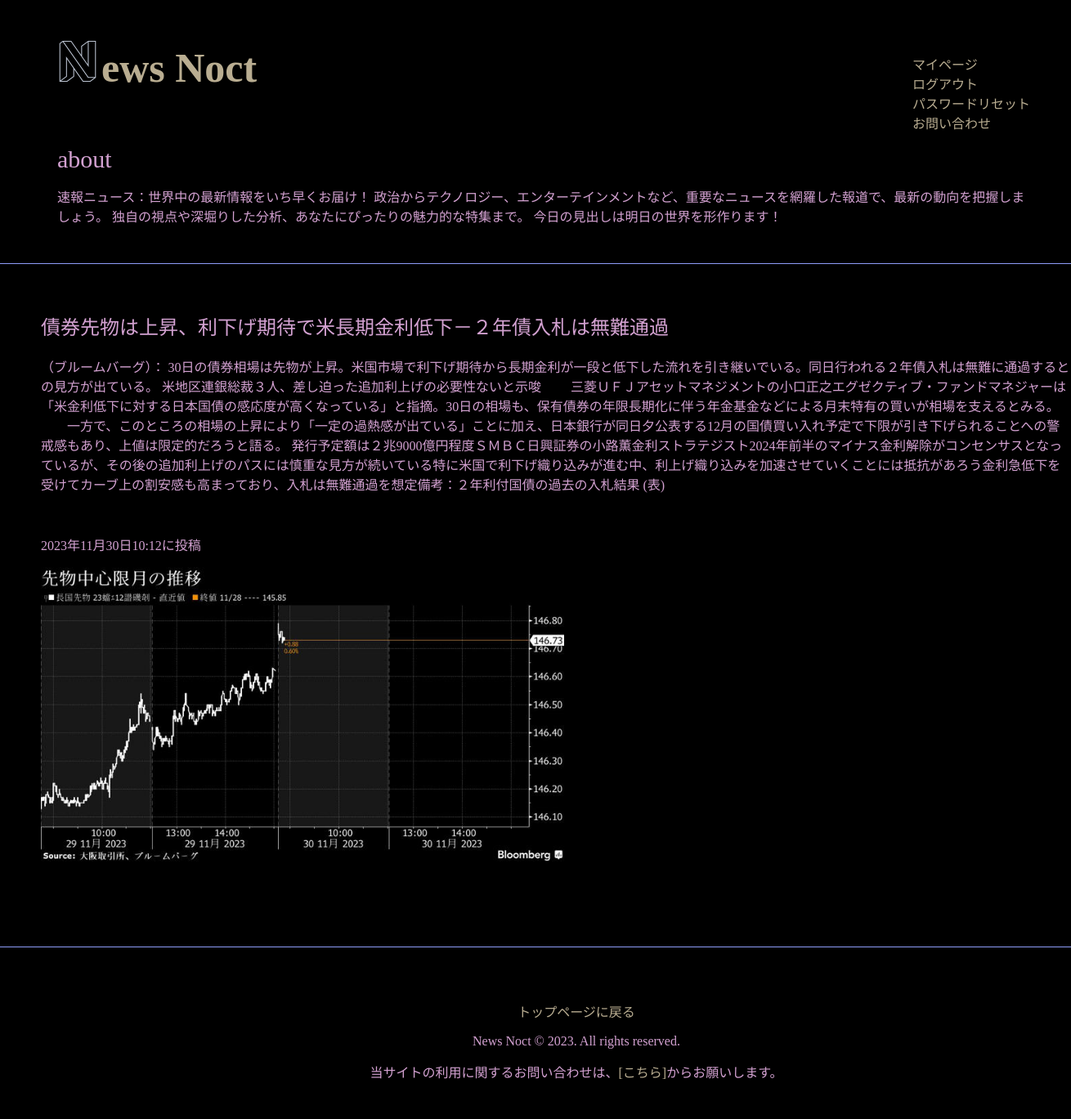
The app's page /news-detail/2 (signed in) with its own data.
### news/models.py (models this page shows, shortened)
class NewsPost(models.Model):
    user=models.ForeignKey(
        CustomUser,
        verbose_name='ユーザー',
        on_delete=models.CASCADE
    )
    category=models.ForeignKey(
        Category,
        verbose_name='カテゴリ',
        on_delete=models.PROTECT
    )
    title=models.CharField(
        verbose_name='タイトル',
        max_length=200
    )
    comment=models.TextField(
        verbose_name='コメント'
    )
    image1=models.ImageField(
        verbose_name='イメージ1',
        upload_to='news'
    )
    image2=models.ImageField(
        verbose_name='イメージ2',
        upload_to='news',
        blank=True,
        null=True
    )
    posted_at=models.DateTimeField(
        verbose_name='投稿日時',
        auto_now_add=True
    )

### news/views.py (the view)
class DetailView(DetailView):
    template_name='detail.html'
    model=NewsPost

### news/templates/detail.html (shortened to what this page needs)
{% extends "base.html" %}
    {% block contents %}
    <br>
    <div class='container'>
        <div class='row'>
            <div col oddset-3>
                <h2>{{object.title}}</h2>
                <p>{{object.comment}}</p>
                <br>
                <p>{{object.posted_at}}に投稿</p>
                <p><img src='{{object.image1.url}}'></img></p>
            </div>
        </div>
    </div>
    {% endblock  %}

### news/static/css/style.css (style rules this page uses)
body { box-sizing: border-box; margin: 0; padding: 0; background: rgb(0, 0, 0); color: rgb(211, 161, 209); display: flex; flex-flow: column; min-height: 100vh; }
h2 { font-weight: lighter; }
img { width: 640px; height: 360px; object-fit: cover; }
body .container { clear: both; padding-left: 50px; padding-top: 20px; margin-bottom: 100px; }

### records on screen
NewsPost: title "債券先物は上昇、利下げ期待で米長期金利低下－２年債入札は無難通過", comment "（ブルームバーグ）： 30日の債券相場は先物が上昇。米国市場で利下げ期待から長期金利が一段と低下した流れを引き継いでいる。同日行われる２年債入札は無難に通過するとの見方が出ている。 米地区連銀総裁３人、差し迫った追加利上げの必要性ないと示唆 三菱ＵＦＪアセットマネジメントの小口正之エグゼクティブ・ファンドマネジャーは「米金利低下に対する日本国債の感応度が高くなっている」と指摘。30日の相場も、保有債券の年限長期化に伴う年金基金などによる月末特有の買いが相場を支えるとみる。 一方で、このところの相場の上昇により「一定の過熱感が出ている」ことに加え、日本銀行が同日夕公表する12月の国債買い入れ予定で下限が引き下げられることへの警戒感もあり、上値は限定的だろうと語る。 発行予定額は２兆9000億円程度ＳＭＢＣ日興証券の小路薫金利ストラテジスト2024年前半のマイナス金利解除がコンセンサスとなっているが、その後の追加利上げのパスには慎重な見方が続いている特に米国で利下げ織り込みが進む中、利上げ織り込みを加速させていくことには抵抗があろう金利急低下を受けてカーブ上の割安感も高まっており、入札は無難通過を想定備考：２年利付国債の過去の入札結果 (表)", posted_at "2023年11月30日10:12", image1 (picture)
